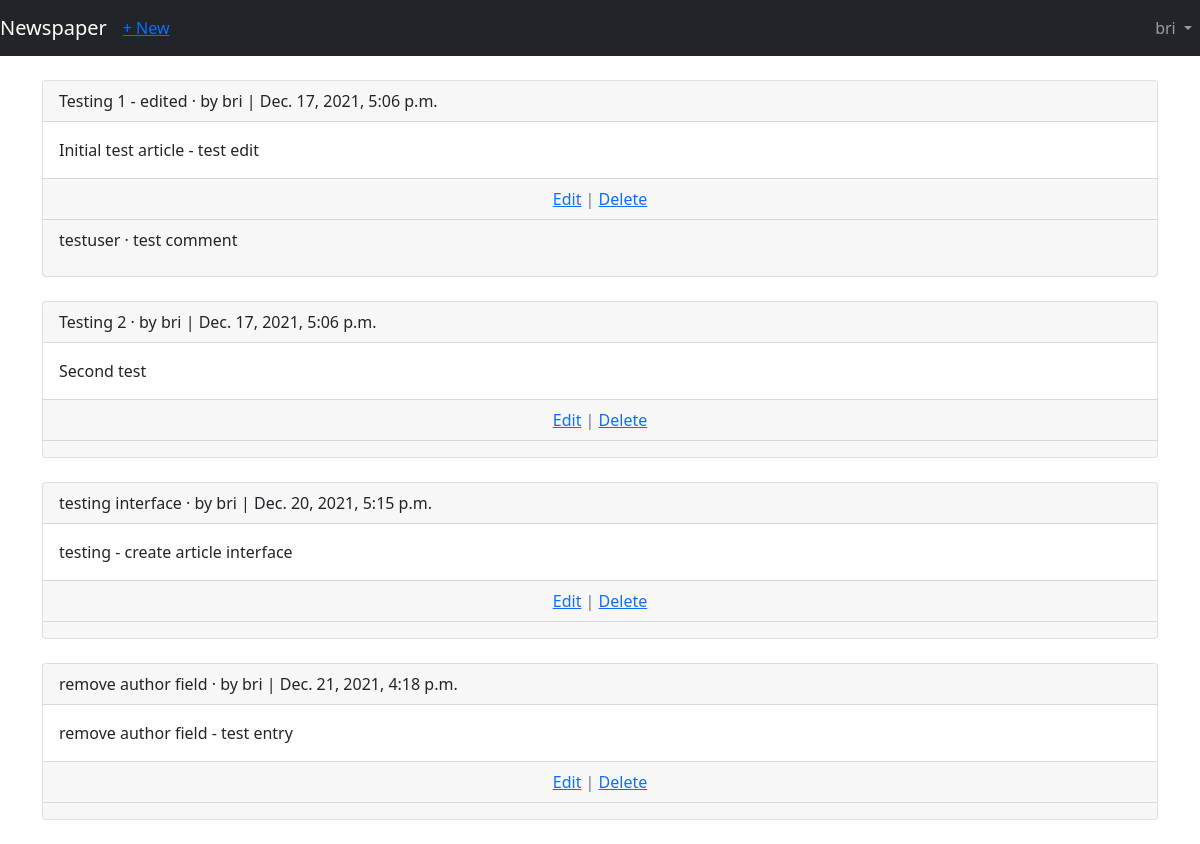
The page /articles/ (signed in) on the database its author committed.
### users/models.py (models this page shows)
class CustomUser (AbstractUser):
    age = models.PositiveIntegerField(null=True, blank=True)

### articles/models.py (models this page shows, shortened)
class Article(models.Model):
    title = models.CharField(max_length=255)
    body = models.TextField()
    date = models.DateTimeField(auto_now_add=True)
    author = models.ForeignKey(
        get_user_model(),
        on_delete=models.CASCADE,
    )

class Comment(models.Model):
    article = models.ForeignKey(Article, on_delete=models.CASCADE, related_name='comments')
    comment = models.CharField(max_length=140)
    author = models.ForeignKey(
        get_user_model(),
        on_delete=models.CASCADE,
    )
    def __str__(self):
        return self.comment

### articles/views.py (the view)
# urls.py: path('', ArticleListView.as_view(), name='article_list'),
class ArticleListView(LoginRequiredMixin, ListView):
    model = Article
    template_name = 'article_list.html'
    login_url = 'login'

### templates/article_list.html (shortened to what this page needs)
{% extends 'base.html' %}
{% block content %}
{% for article in object_list %}
<div class="card">
    <div class="card-header">
        <span class="font-weight-bold">{{ article.title }}</span> &middot;
        <span class="test-muted">by {{ article.author }} | {{ article.date }}</span>
    </div>
    <div class="card-body">
        {{ article.body }}
    </div>
    <div class="card-footer text-center text-muted">
        <a href="{% url 'article_edit' article.pk %}">Edit</a> |
        <a href="{% url 'article_delete' article.pk %}">Delete</a>
    </div>
    <div class="card-footer">
        {% for comment in article.comments.all %}
        <p>
            <span class="font-weight-bold">{{ comment.author }} &middot;</span>
            {{ comment }}
        </p>
        {% endfor %}
    </div>
</div>
<br />
{% endfor %}
{% endblock content %}

### templates/base.html (shortened to what this page needs)
<!doctype html>
<html lang="en">
    <head>
        <link href="https://cdn.jsdelivr.net/npm/bootstrap@5.1.3/dist/css/bootstrap.min.css" rel="stylesheet">
    </head>
    <body>
        <nav class="navbar navbar-expand-md navbar-dark bg-dark mb-4">
            <a class="navbar-brand" href="{% url 'home' %}">Newspaper</a>
            {% if user.is_authenticated %}
                <ul class="navbar-nav mr-auto">
                    <li class="nav-item"><a href="{% url 'article_new' %}">+ New</a></li>
                </ul>
            {% endif %}
            <div class="collapse navbar-collapse justify-content-end" id="navbarCollapse">
                {% if user.is_authenticated %}
                    <ul class="navbar-nav">
                        <li class="nav-item">
                            <a class="nav-link dropdown-toggle" href="#" id="userMenu"
                                data-bs-toggle="dropdown" aria-haspopup="true"
                                aria-expanded="false">
                                {{ user.username }}
                            </a>
                        </li>
                    </ul>
                {% else %}
                    <form class="form-inline ml-auto">
                        <a href="{% url 'login' %}" class="btn btn-outline-secondary"> Log In</a>
                        <a href="{% url 'signup' %}" class="btn btn-primary ml-2">Sign up</a>
                    </form>
                {% endif %}
            </div>
        </nav>
<div class="container">
    {% block content %}
{% endblock content %}
</div>
</body>
</html>

### rows shown on the page
CustomUser: username "bri"
Article: title "Testing 1 - edited", author "bri", date "Dec. 17, 2021, 5:06 p.m.", body "Initial test article - test edit"
Comment: author "testuser", comment "test comment"
Article: title "Testing 2", author "bri", date "Dec. 17, 2021, 5:06 p.m.", body "Second test"
Article: title "testing interface", author "bri", date "Dec. 20, 2021, 5:15 p.m.", body "testing - create article interface"
Article: title "remove author field", author "bri", date "Dec. 21, 2021, 4:18 p.m.", body "remove author field - test entry"
